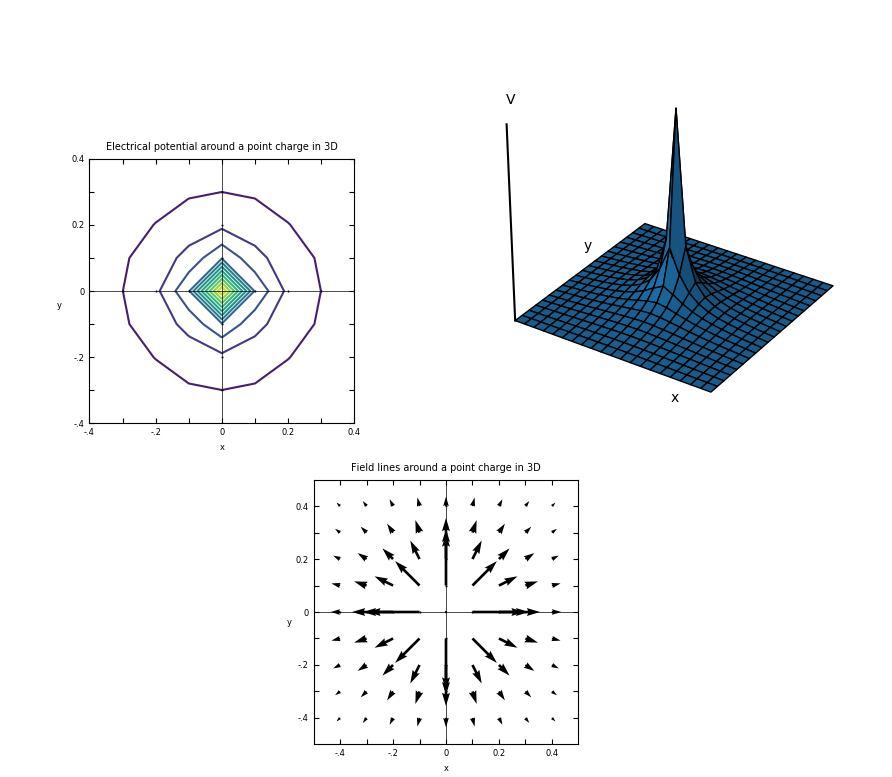

This figure's Python source:
# generates Figure 5.9 in Giordano
# by James Keen - 2/28/20

import matplotlib.pyplot as plt
import numpy as np
from mpl_toolkits.mplot3d import Axes3D


# constants
x = np.linspace(-1,1,21)
y = np.linspace(-1,1,21)
X,Y = np.meshgrid(x,y)

# variables with initial values
count = 0
oldV = 0

# arrays
U = np.zeros((21,21))
W = np.zeros((21,21))
V = np.zeros((21,21,21))
V[10][10][10] = 1

while count < 150: # got this count through experimentation with Fig 5.5
    #the top section on z-plane
    for j in range(1,20):
        for i in range(1,10):
            k = 10
            V[i][j][k] = (V[i+1][j][k] + V[i-1][j][k] + V[i][j+1][k] + V[i][j-1][k] + V[i][j][k+1] + V[i][j][k-1]) / 6
    # negative y coordinates on x-z plane
    for j in range(1,10):
        i = 10
        k = 10
        V[i][j][k] = (V[i+1][j][k] + V[i-1][j][k] + V[i][j+1][k] + V[i][j-1][k] + V[i][j][k+1] + V[i][j][k-1]) / 6
    # positive coordinates on x-z plane
    for j in range(11,20):
        i = 10
        k = 10
        V[i][j][k] = (V[i+1][j][k] + V[i-1][j][k] + V[i][j+1][k] + V[i][j-1][k] + V[i][j][k+1] + V[i][j][k-1]) / 6
    # the bottom section on z-plane
    for j in range(1,20):
        for i in range(11,20):
            k = 10
            V[i][j][k] = (V[i+1][j][k] + V[i-1][j][k] + V[i][j+1][k] + V[i][j-1][k] + V[i][j][k+1] + V[i][j][k-1]) / 6
    # negative z coordinates for all x-y points
    for k in range(1,10):
        for j in range(1,20):
            for i in range(1,20):
                V[i][j][k] = (V[i+1][j][k] + V[i-1][j][k] + V[i][j+1][k] + V[i][j-1][k] + V[i][j][k+1] + V[i][j][k-1]) / 6
    # positive z coordinates for all x-y points
    for k in range(11,20):
        for j in range(1,20):
            for i in range(1,20):
                V[i][j][k] = (V[i+1][j][k] + V[i-1][j][k] + V[i][j+1][k] + V[i][j-1][k] + V[i][j][k+1] + V[i][j][k-1]) / 6
    count += 1

# creates two new arrays with averaged magnitudes for x (U) and y (W) directions, for plotting vectors in E-field plot




for j in range(0,20):
    for i in range(0,20):
        k=10 # just looking at the plane that will be plotted
        if j == 10: #for all the values along the center line
            if i < 10: # left of center
                U[i][j] = 0
                W[i][j] = -V[i][j][k]
            elif i == 10: # at very center
                U[i][j] = 0
                W[i][j] = 0
            else: # right of center
                U[i][j] = 0
                W[i][j] = V[i][j][k]
        elif j < 10: # above center line
            U[i][j] = -V[i][j][k] * (np.cos(np.arctan((-10+i)/(-10+j))))
            W[i][j] = -V[i][j][k] * (np.sin(np.arctan((-10+i)/(-10+j))))
        elif j > 10: # below center line
            U[i][j] = V[i][j][k] * (np.cos(np.arctan((-10+i)/(-10+j))))
            W[i][j] = V[i][j][k] * (np.sin(np.arctan((-10+i)/(-10+j))))








# this function sets all the parameters for the 2D plots
def setAxesParams(axis,limit,title,xlabel,ylabel):
    fsize = 6
    titlefsize = 7
    axis.set_xlim(-limit,limit)
    axis.set_ylim(-limit,limit)
    axis.tick_params(direction = 'in', top = True, right = True)
    axis.set_xticks([-0.4,-0.3,-0.2,-0.1,0,0.1,0.2,0.3,0.4])
    axis.set_xticklabels(['-.4','','-.2','','0','','0.2','','0.4'],fontsize = fsize)
    axis.set_yticks([-0.4,-0.3,-0.2,-0.1,0,0.1,0.2,0.3,0.4])
    axis.set_yticklabels(['-.4','','-.2','','0','','0.2','','0.4'],fontsize = fsize)
    axis.axhline(color='k',linewidth = 0.5)
    axis.axvline(color='k',linewidth = 0.5)
    axis.plot([-0.4,-0.3,-0.2,-0.1,0.1,0.2,0.3,0.4],[0,0,0,0,0,0,0,0],'|k',[0,0,0,0,0,0,0,0],[-0.4,-0.3,-0.2,-0.1,0.1,0.2,0.3,0.4],'_k',markersize = 2)
    axis.set_title(title,fontsize = titlefsize)
    axis.set_xlabel(xlabel,fontsize = fsize)
    axis.text(-limit-0.1,-0.05,'y',fontsize = fsize)
    return axis

# defines the figure and plots on it
fig = plt.figure(constrained_layout = True)
grid = fig.add_gridspec(5,4,wspace = 0.01,hspace = 0.01)

# the 3D plot
ax1 = fig.add_subplot(grid[0:3,2:4],projection = '3d')
ax1.autoscale_view()
ax1.margins(0)
ax1.xaxis.set_pane_color((1.0, 1.0, 1.0, 0.0)) #these set the background panes to be invisible
ax1.yaxis.set_pane_color((1.0, 1.0, 1.0, 0.0))
ax1.zaxis.set_pane_color((1.0, 1.0, 1.0, 0.0))
ax1.xaxis._axinfo["grid"]['color'] =  (1,1,1,0) #these set the background grid to be invisible
ax1.yaxis._axinfo["grid"]['color'] =  (1,1,1,0)
ax1.zaxis._axinfo["grid"]['color'] =  (1,1,1,0)
ax1.set_axis_off() #turns off the axis lines
xs = (0.8,-1.2,-1)
ys = (-1.3,0.3,-1)
zs = (0,0,1.1)
texts = ('x','y','V')
for i in range(0,3): #this takes the 4 lists above and places the labels in 3d-space
    ax1.text(xs[i],ys[i],zs[i],texts[i])
ax1.plot_surface(X,Y,V[:][10][:], edgecolor = 'black')
ax1.plot([-1,-1],[-1,-1],[0,1],'k') #this is the vertical line to the left of the 3d plot

# the Equipotential lines plot
ax2 = fig.add_subplot(grid[1:3,0:2], aspect = 'equal',autoscale_on = False)
ax2 = setAxesParams(ax2,0.4,'Electrical potential around a point charge in 3D','x','y')
lines = np.linspace(0,1,13)
ax2.contour(X,Y,V[:][:][10],lines)

# the E-field plot
ax3 = fig.add_subplot(grid[3:5,1:3], aspect = 'equal',autoscale_on = False)
ax3 = setAxesParams(ax3,0.5,'Field lines around a point charge in 3D','x','y')
ax3.quiver(X,Y,U,W,width = 0.01,scale = 1.5, scale_units = 'xy',pivot = 'tail')

plt.show()
